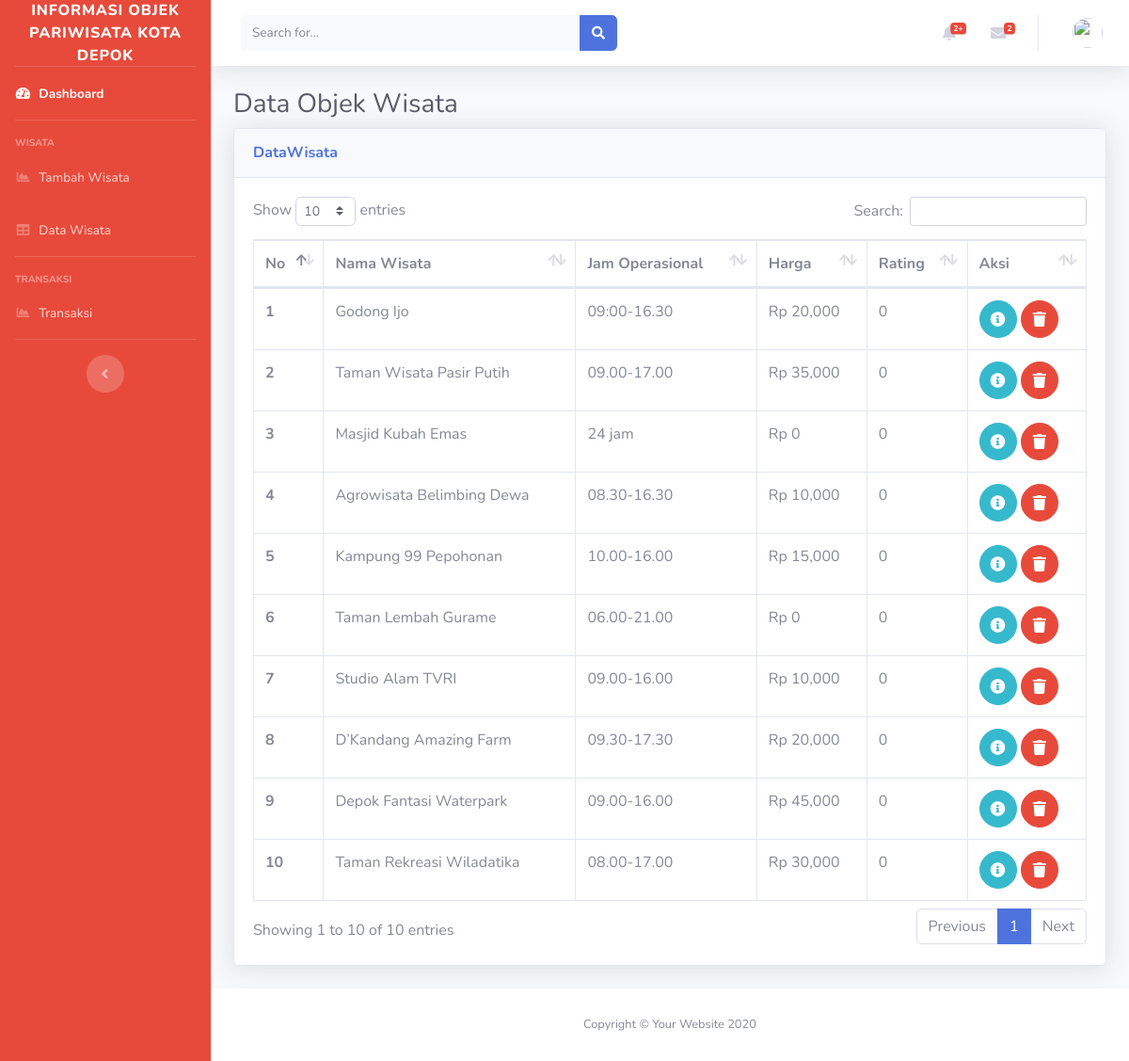
The app's page /admin/index.php/dashboard/daftar_wisata with its own data.
### tables this page shows
CREATE TABLE `wisata` (
  `id_wisata` varchar(15) NOT NULL,
  `nama_wisata` varchar(255) NOT NULL,
  `lokasi` varchar(255) NOT NULL,
  `harga` int(20) NOT NULL,
  `jam_operasional` varchar(255) NOT NULL,
  `kontak_wisata` varchar(255) NOT NULL,
  `rating` double NOT NULL,
  `deskripsi` text NOT NULL,
  `gambar` varchar(255) NOT NULL
);

### admin/application/controllers/Dashboard.php (called while the page is built, shortened)
<?php
class Dashboard extends CI_Controller {
	public function __construct(){
		$this->load->model('Wisata_model');
		$this->load->model('Transaksi_model');
	}
	public function daftar_wisata()
	{
		$query = $this->Wisata_model->getAllData()->result();
		$data['data_wisata'] = $query;
		$judul['judul'] = 'Ini Halaman Tables';
		$this->load->view('layouts/header', $judul);
		$this->load->view('dashboard/daftar_wisata', $data);
		$this->load->view('layouts/footer');
	}
}

### admin/index.php (called while the page is built, shortened)
<?php
require_once BASEPATH.'core/CodeIgniter.php';

### admin/application/models/Wisata_model.php (called while the page is built, shortened)
<?php
class Wisata_model extends CI_Model {
	public function getAllData()
	{
		return $this->db->get('wisata');
	}
}

### admin/application/views/dashboard/daftar_wisata.php (the view)
  <div class="container-fluid">
   <h1 class="h3 mb-2 text-gray-800">Data Objek Wisata</h1>
    <div class="card shadow mb-4">
      <div class="card-header py-3">
        <h6 class="m-0 font-weight-bold text-primary">DataWisata</h6>
      </div>
      <div class="card-body">
        <div class="table-responsive">
          <table class="table table-bordered" id="dataTable" width="100%" cellspacing="0">
            <thead>
              <tr>
                <th>No</th>
                <th>Nama Wisata</th>
                <th>Jam Operasional</th>
                <th>Harga</th>
                <th>Rating</th>
                <th>Aksi</th>
              </tr>
            </thead>
            <tbody>
              <?php $no = 1;
               foreach ($data_wisata as $db) : ?>
              <tr>
                <th><?php echo $no++; ?></th>
                <td><?php echo $db->nama_wisata; ?></td>
                <td><?php echo $db->jam_operasional; ?></td>
                <td>Rp <?php echo number_format($db->harga); ?></td>
                <td><?php echo $db->rating; ?></td>
                <td><a class="btn btn-info btn-circle"
                href="<?php echo base_url('dashboard/edit_wisata/'.$db->id_wisata) ?>"><i class="fas fa-info-circle"></i></a>
                <a class="btn btn-danger btn-circle"
                href="<?php echo base_url('dashboard/hapus/'.$db->id_wisata) ?>"><i class="fas fa-trash"></i></a></td>
              </tr>
            <?php endforeach; ?>
            </tbody>
          </table>
        </div>
      </div>
    </div>
  </div>
</div>

### records on screen
wisata: nama_wisata "Godong Ijo", jam_operasional "09:00-16.30", harga "20,000", rating "0"
wisata: nama_wisata "Taman Wisata Pasir Putih", jam_operasional "09.00-17.00", harga "35,000", rating "0"
wisata: nama_wisata "Masjid Kubah Emas", jam_operasional "24 jam", harga "0", rating "0"
wisata: nama_wisata "Agrowisata Belimbing Dewa", jam_operasional "08.30-16.30", harga "10,000", rating "0"
wisata: nama_wisata "Kampung 99 Pepohonan", jam_operasional "10.00-16.00", harga "15,000", rating "0"
wisata: nama_wisata "Taman Lembah Gurame", jam_operasional "06.00-21.00", harga "0", rating "0"
wisata: nama_wisata "Studio Alam TVRI", jam_operasional "09.00-16.00", harga "10,000", rating "0"
wisata: nama_wisata "D’Kandang Amazing Farm", jam_operasional "09.30-17.30", harga "20,000", rating "0"
wisata: nama_wisata "Depok Fantasi Waterpark", jam_operasional "09.00-16.00", harga "45,000", rating "0"
wisata: nama_wisata "Taman Rekreasi Wiladatika", jam_operasional "08.00-17.00", harga "30,000", rating "0"
